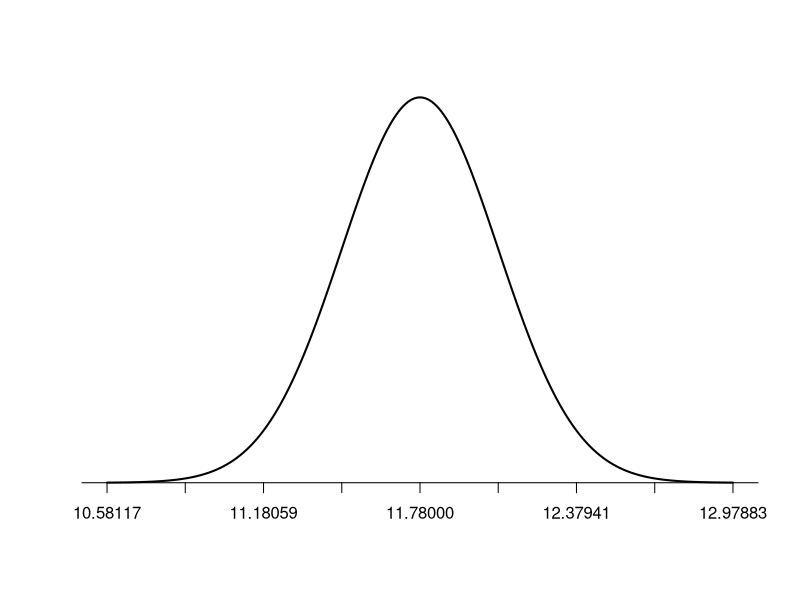
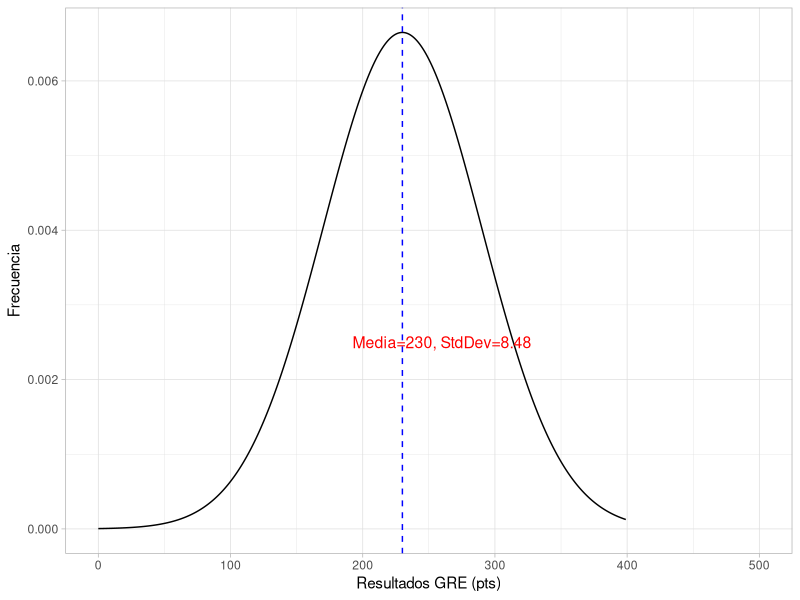
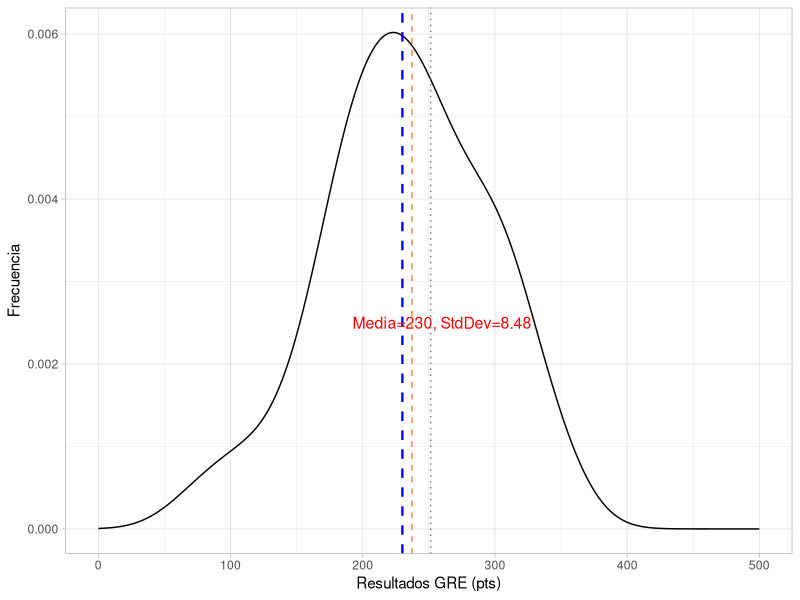
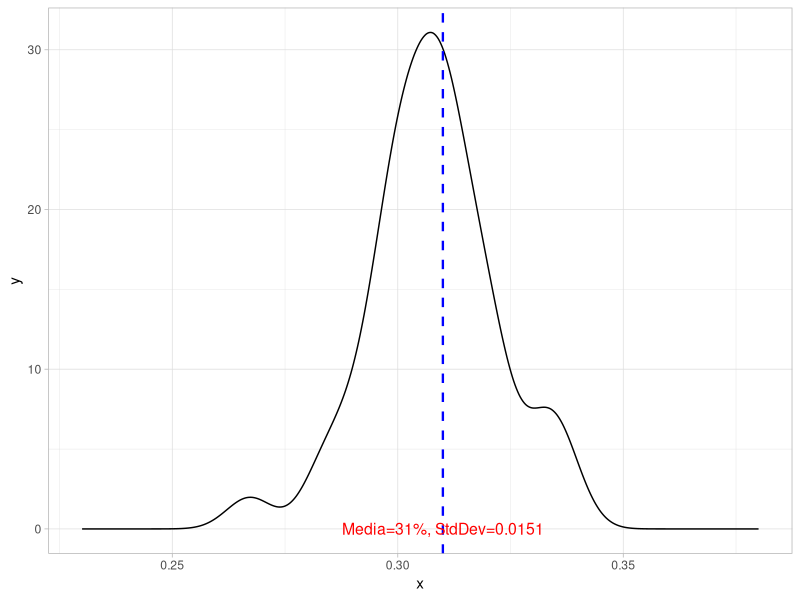

Source code (R) for these figures, in order: (Note: this script raises an error after producing the figures.)
## ---- chunk 1

# Paso 1. Definimos los datos del problema. 

xbar <- 0.49
se<-0.041


##  Paso 2. Realizamos los calculos acorde con la definición de intervalo de confianza para un nivel del 95%

# a) 

ci95_uB<-xbar+2*se
ci95_lB<-xbar-2*se

## El intervalo de confianza del 95%   es  [57.2% a 40.8%]
 
## Donde UB stands for Upper bound  y lB , lower bound o  límite superior e inferior respectivamente.

# b)  Quiere decir que si consideramos un proceso de muestreo (con muestras del mismo tamaño) tenemos una confianza de que el parámetro desconocido: media poblacional, se localizará en este rango probabilístico en el 95% de las muestras. 
## ---- chunk 2


#a) 

sigma <-120/sqrt(2000) 
# 
xbar<-560



se95<-2*sigma 
se997<-3*sigma


#b)

ic68<-xbar+sigma
#281.8974
ic95<-xbar+se95 
# 283.7947
ic997<-xbar+se997 
# 285.6921

#c) EL SE para un inervalo del 95% es m = 3.794733

#d) La amplitud del intervalo al 95% de confinaza es 7.6.


## ---- chunk 3

11.78 + 2.576*(0.2997075)

#define population mean and standard deviation
population_mean <- 11.78
population_sd <- 0.2997075

#define upper and lower bound
lower_bound <- population_mean - population_sd
upper_bound <- population_mean + population_sd

#Create a sequence of 1000 x values based on population mean and standard deviation
x <- seq(-4, 4, length = 1000) * population_sd + population_mean

#create a vector of values that shows the height of the probability distribution
#for each value in x
y <- dnorm(x, population_mean, population_sd)

#plot normal distribution with customized x-axis labels
plot(x,y, type = "l", lwd = 2, axes = FALSE, xlab = "", ylab = "")
sd_axis_bounds = 5
axis_bounds <- seq(-sd_axis_bounds * population_sd + population_mean,
                    sd_axis_bounds * population_sd + population_mean,
                    by = population_sd)
axis(side = 1, at = axis_bounds, pos = 0)




## ---- chunk 4

xbar<-11.78
sigma<-3.2
n<-114
z<-2.576

sigmamuestra<-sigma/sqrt(n)

ci99d<-xbar+z*(sigma/sqrt(n))
ci99i<-xbar-z*(sigma/sqrt(n))
## ---- chunk 5

# Paso 1. Definimos los datos y los almacenamos en un data frame.   

estudiantes<-data.frame(califas=c(114, 100, 104, 89, 102, 91, 114, 114, 103, 105,
108, 130, 120, 132, 111, 128,118, 119, 86, 72,
111, 103, 74, 112, 107, 103, 98, 96, 112, 112, 93))

# Paso 2. estimamos la media.

media<-mean(estudiantes$califas)

# Paso 3. Definimos los parámetros dados por el problema.

n <-31

sigma<-15

sigmamuestral<-sigma/sqrt(n)

zcritico<-2.576

# Paso 4 Hacemos el cálculo para una intervalo de confianza del 99%  acorde con la definición. 

intervalo_ub<-media+zcritico*sigmamuestral
intervalo_lb<-media-zcritico*sigmamuestral

## ---- chunk 6

# Solución:

# Paso 1. Definimos los datos del problema.

# a)

n<-1073 
mu<-278
sigma<-80
z_95<-1.960

# Paso 2. Aplicamos la definición de intervalo de conianza para construir el intervalo con un  nivel del 95%.


int95_ub<-mu+z_95*sigma
int95_lb<-mu-z_95*sigma

# Paso 3. Se calculan  los intervalos a los niveles de confianza de 90% y 99%.

# b) 

z_90<-1.645
z_95<-1.960
z_99<-2.576

sigma_muestra<-sigma/sqrt(n)

int99_ub<-mu+z_99*sigma_muestra
int99_lb<-mu-z_99*sigma_muestra

int90_ub<-mu+z_90*sigma_muestra
int90_lb<-mu-z_90*sigma_muestra


## Paso 4. se especifican los errores de estimación.

# c)


SE_90<-z_90*sigma_muestra
SE_95<-z_95*sigma_muestra
SE_99<-z_99*sigma_muestra

## Entre más grande es el nivel de confianza, C, mayor es el error de estimación (SE). Lo que se observa gráficamente  porque el intervalo es más amplio (menos preciso).
## ---- chunk 7
## Solución

z_99<-2.576
sigma<-3.2

n<-((z_99*sigma)/1)^2

## Respuesta: El tamaño de muestra debe ser de 68 profesores.
## ---- chunk 8
1-pnorm(0.3,0,0.316)

## ---- chunk 9

1-pnorm(1.02,0,0.316)

## ---- chunk 10
library(tidyverse)
# Solucion 

# a)  Plot.

sigma<-60
n<-50
s<-sigma/sqrt(n)
mu<-230

118.6*2
125.7*2



id <- seq(0, 399, by = 1)
resultados <- dnorm(id, mean = mu, sd = sigma)

GRE<-data.frame(id,resultados)

ggplot(GRE, aes(id,resultados) )+
geom_line()+
theme_light()+
  labs(x="Resultados GRE (pts)", y="Frecuencia")+
  geom_vline(xintercept = mu, linetype="dashed", color="blue", size=.5)+
   expand_limits(x = 500, y = 0)+
annotate("text", x=260, y=.0025, size=4,color="red",label="Media=230, StdDev=8.48")

## Alternativa  para  muestra de 50 obs. 

ggplot(data.frame(x = rnorm(50, mu, sigma)), aes(x)) +
  geom_density() +
   expand_limits(x = c(0,500), y = 0)+
theme_light()+
  labs(x="Resultados GRE (pts)", y="Frecuencia")+
  geom_vline(xintercept = mu, linetype="dashed", color="blue", size=.8)+
annotate("text", x=260, y=.0025, size=4,color="red",label="Media=230, StdDev=8.48")+
  geom_vline(xintercept = 237.2, linetype="dashed", color="coral", size=.5)+  
  geom_vline(xintercept = 251.4, linetype="dotted", color="steelblue", size=.5)


# b
1-pnorm(251.4,230,8.485281)
# [1] 0.005834248

1-pnorm(237.2,230,8.485281)
# [1] 0.1980719

# La probabilidad de ocurrencia debida al azar de una media de 251.4, es ínfima, por lo que es posible rechazar la hipótesis nula de que la media sea 230.  Por el contrario la prob de ocurrencia de media 237.2 es de practicamente el 20%, este dato no indica evidencia estadísticamente significativa de que la media difiera de 230. En este caso no se rechaza H0 (Hipótesis nula).

## ---- chunk 11

sigma<-.096
n<-40
s<- sigma/sqrt(n)
mu<-.31

xbar<-.276
xbar_2<-.302  

p_value<-pnorm(xbar,mu,s)
p_value_2<-pnorm(xbar_2,mu,s)


# Conclusión hay una probabilidad de 1.2% de que  la media sea 27.6% y Una probabilidad de 29% que  la media sea 30.2.


# La evidencia en favor de Ha, es estadísticamente significativa  considerando una confinaza del 95%. Esta evidenica implica que es poco probable encontrar una media tan extrema como esta  por azar.

# Por el contrario no podemos rechazar la hipótesis nula para x bar =30.2, es decir este valor puede deberse muy probablemente al azar y no se encuentra evidencia estadísticamente significativa de que esta media muestral sea menor a 30. 

ggplot(data.frame(x = rnorm(40, mu, s)), aes(x)) +
  geom_density() +
theme_light()+
   expand_limits(x = c(.23,.38), y = 0)+
  geom_vline(xintercept = mu, linetype="dashed", color="blue", size=.8)+
annotate("text", x=mu, y=.0025, size=4,color="red",label="Media=31%, StdDev=0.0151")


## ---- chunk 12

n<-840
sigma<-60
s<-sigma/sqrt(n)
mu<-275
xbar<-272

pnorm(xbar,mu,s)
## ---- chunk 13
s<-(0.0068/sqrt(3))
2*pnorm(0.8404, 0.86, s)

## ---- chunk 14

## Solución. 

sigma<-18
n<-31
s<-sigma/sqrt(n)
se<-1.96*s 

iq<-data.frame(datos=c(116, 105, 104, 89, 102, 91, 114, 114, 103, 105, 108, 130, 120, 132, 111, 128, 118, 119, 86, 72, 111, 103, 74, 112, 107, 103, 98, 96, 112, 112, 93))

mu<-mean(iq$datos)

iq95r<-mu+se
iq95l<-mu-se

## [99.72804 , 112.401]

## Conclusión:  Mu=100  Se ubica dentro del intervalo de confianza. NO puedo rechazar H0: mu=100.


pvalue<-2*pnorm(100, mu, s)


# valor critico:  pvalue 0.06 <  0.05. El p val esta fuera del area de rechazo.   No puedo rechazar H0.
## ---- chunk 15

xbar<-0.069
sigma<-0.55
n<-104
mu<-0
s<-sigma/sqrt(n)

z<-(xbar-mu)/s  

p_value<-1-pnorm(xbar, mu, s)

p_valuez<-pnorm(1.645)


## La evidencia no permite rechazar H0. Es muy probable que el resultado se deba al azar. Y por lo tanto podemos  Estos resultados, NO constituyen una buena evidencia a favor de que el ingreso medio  de todos los altos ejecutivos aumentó ese año? 

# ![](/img/solved.jpg)
## ---- chunk 16

## Prueba dos colas 

# H0: mu = 2
# Ha: mu != 2
# Alpha requerido = 5%, lo que implica que 0.025= alpha/2  para cada cola o bien que el intervalo de confianza es de 95%  y por tanto Z critico_95= 1.96


sigma<-0.01
n<-5
muho<-2
muha<-2.015
s<-sigma/sqrt(n)
alpha<-0.05

z_critico95<-1.96  

## Paso 1  calculamos el intervalo en el que H0 es cierta.

ci_ub<-muho + z_critico95*s
ci_lb<-muho - z_critico95*s

# El intervalo en el que H0 es cierta es [1.9912 2.0087]

## Paso 2 calculamos la probabilidad  de aceptar  H0, cuando Ha es cierta. En otras palabras necesitamos calcular la probabilidad entre 1.9912 y 2.0087, considerando muha= 2.015.



pnorm(ci_ub,muha,s) - pnorm(ci_lb,muha, s)

# La probabilidad de aceptar H0 cuando  Ha es cierta, es decir de cometer un error tipo II, es 8.2%

## ---- chunk 17

mu<-275
xbar<-270
sigma<-60
n<-840

s<-sigma/sqrt(n)

z_critico<-2.326

ci98ub<-mu+z_critico*s
ci98lb<-mu-z_critico*s


# Solución.

  
# a) El procedimiento es comparar  el estadístico de contraste vs. el valor crítico z. Si el valor z es mayor  al estadistico de contraste  rechazamos H0.

# En este caso la evidencia estadística es significativa al 1% en contra de Ho, por lo que la probabiliad de que este valor se presente por azar es infima.  

## En este caso Z_crítico = -2.326 y estadístico z de contraste = -2.415229
# podemos rechazar Ho. Y es posible afirmar que la media 270 es inferior estadisitcamente a 275.

Z=(xbar-mu)/s


# b)  Es el mismo nivel alpha , que en este caso es 1%.

# c) La probabilidad de cometer un error tipo II, es decir, NO rechazar H0, cuando Ha es cierta, es 46%. El intervalo es [279.8153,270.1847]

Prob<-pnorm(ci98ub,xbar, s) - (pnorm(ci98lb,xbar, s))

## ---- chunk 18

library(tidyverse)

# Solución

# Paso 1 load data .

cetes<-read.csv("rendimiento.csv")%>%
  mutate(re=rendimiento /100)

glimpse(cetes)

## paso 2.   Crear histograma para analizar forma de la distribución y detectar  posibles sesgo y asimetrías
ggplot(cetes,aes(rendimiento))+
geom_histogram(binwidth=2, colour="steelblue", fill="coral",alpha=0.4)+
ggtitle("Rendimiento (%) en CETES 1996 -2022")+
  theme_light()+
  labs(x="Intereses (Rendimiento %)")

# Observamos un sesgo postivo. Indicación que cuestiona el supuesto de normalidad.

# Si aplicamos la prueba para deterctar normalidad de shapiro.Notamos que: 

shapiro.test(cetes$re) # => p-value = 0.1096
# No rexhazamos la hipótesis nula de normalidad a los  niveles de significación del 1, 5 y 10%, por lo que tenemos una serie que cumple este supuesto.

# b 

xbar<-mean(cetes$re)
sigma<-0.0275
n<-27
sigma_muestral<-sigma/sqrt(n)

z90<-1.645
  
ic90_ub<-xbar+z90*sigma_muestral
ic90_lb<-xbar-z90*sigma_muestral


## Intervalo de nivel 90% entre [6.20%-7.94%]


# c)   Ho: mu =0.055, Ha: mu> 0.055

zcritico<-(xbar-0.055)/sigma_muestral

pval<-1-pnorm(zcritico)

pval<-1-pnorm(xbar, 0.055,sigma_muestral)

# Rechazamos H0, el rendimiento es mayor a la tasa de inflación de 5.5%. La probabilidad de hallar por azar este dato tan extermo, cuando H0 es cierta como 5.5% es ínfima 0.0014.   

# Note la utilización de la función pnorm: Cuando usamos el valor z, obtenemos la prob acumulada hasta el z. ej. lado izquierdo de la distribución, por lo que tenemos que restar de 1 este valor para obtener el lado derecho.

#d) 
ggplot(cetes, aes(año, re))+
geom_line(color = "#00AFBB", size = .5)+
theme_light()  +
labs(x="Año", y="Tasa %")


# El diagrama temporal deja claro que los rendimientos de los sucesivos años están fuertemente correlacionados; por tanto, no es correcto tratar estos datos como una muestra aleatoria simple. Siempre tienes que comprobar que no existe este tipo de correlaciones con datos obtenidos a lo largo del tiempo.


ggplot(cetes, aes(re)) +
  geom_density()+
  geom_vline(xintercept = 0.055, linetype="dashed", color="red", size=.6)+
  geom_vline(xintercept = xbar, linetype="dashed", color="blue", size=.6)+
  labs(x="Tasa de CETES. Rendimeito %")
ggtitle("Distribución de los Datos.")



curve(dnorm(x, 0.05, sigma_muestral), from=0.0304, to=.1471)
